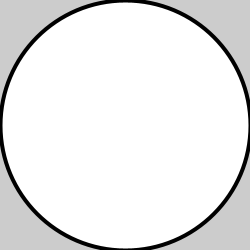
Frame 1 (no input)
Frame 60 (the mouse pressed at the canvas centre just before this capture): identical to frame 1, image omitted
Frame 120 (the mouse held since frame 60 and released just before this capture): identical to frame 1, image omitted

The Processing sketch that drew this single still picture (run headless with seeded random() and noise(); from frame 60 on, the mouse is pressed at the canvas centre):

// Processing sketch: sketch_25_1
// ── sketch_25_1.pde
//Use the number keys on the keyboard to modify the movement of a line.

int x = 20;
void setup() {
size(250, 250);
smooth();
strokeWeight(4);
}
void draw() {
background(204);
// If the 'A' key is pressed draw a line
if ((keyPressed == true) && (key == '1')) {
line(0, 0, 100, 100);
} if ((keyPressed == true) && (key == '2')) {
  line(0,0,150,150);
} if ((keyPressed == true) && (key == '3')) {
  line(0,0,200,200);
} if ((keyPressed == true) && (key == '4')) {
  line(0,0,250,250);
} if (keyPressed == false){
  ellipse(125,125,250,250);
}
}
